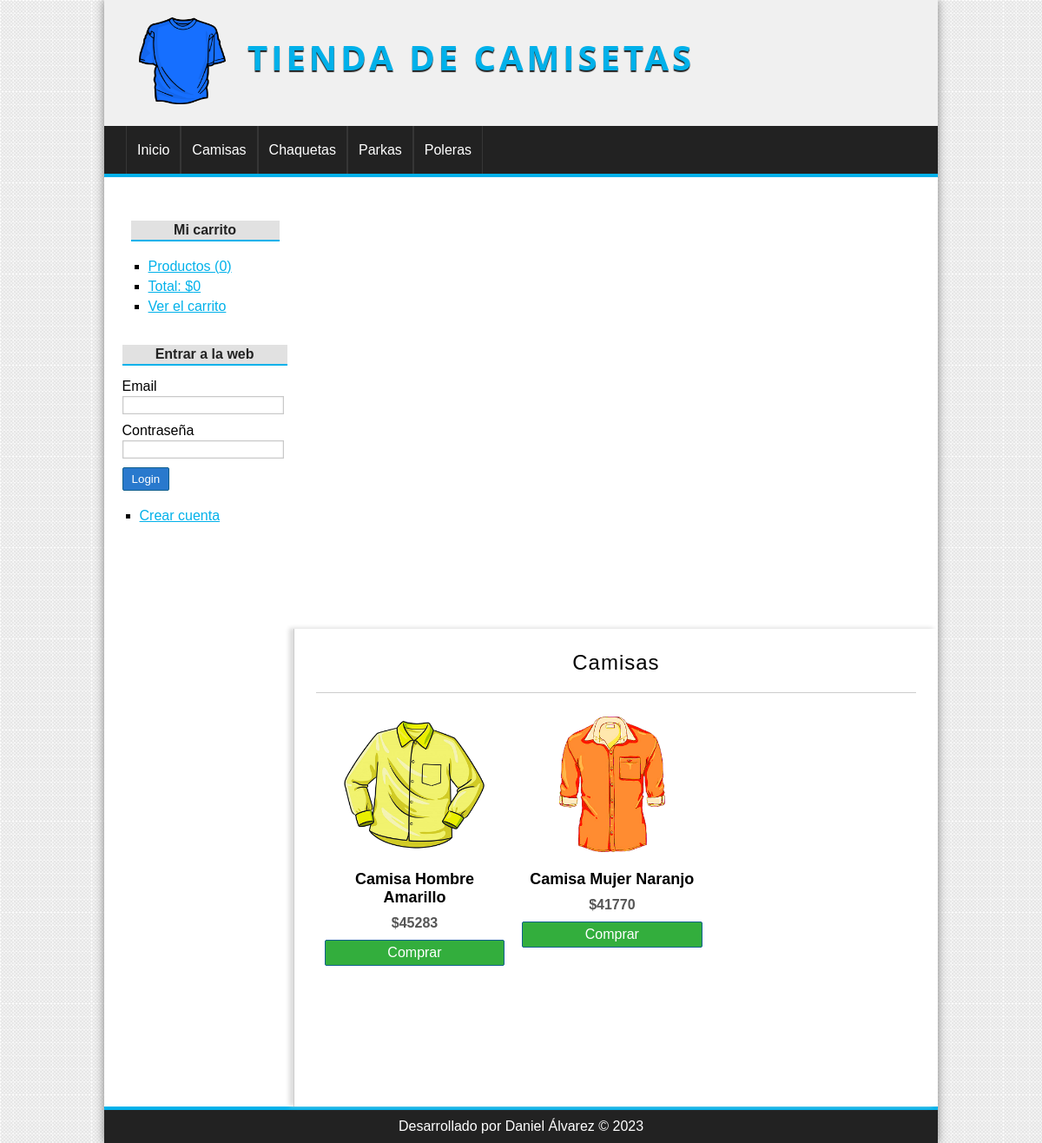
Page /Categoria/MostrarCategoria&id=3 on the committed database.
### tables this page shows
CREATE TABLE `categoria` (
  `id` int(11) NOT NULL,
  `nombre` varchar(45) DEFAULT NULL
);

CREATE TABLE `producto` (
  `id` int(11) NOT NULL,
  `nombre` varchar(45) DEFAULT NULL,
  `descripcion` text DEFAULT NULL,
  `precio` float DEFAULT NULL,
  `stock` int(11) DEFAULT NULL,
  `oferta` varchar(2) DEFAULT NULL,
  `fecha` date DEFAULT NULL,
  `imagen` varchar(45) DEFAULT NULL,
  `categoria_id` int(11) NOT NULL
);

### config/database.php (called while the page is built)
<?php
class Database {
	private static $servidor = "localhost";
	private static $usuario = "root";
	private static $clave = "root";
	private static $baseDeDatos = "dbtiendapolerasphp";
	private static $puerto = 3306;
	public static function conectar() {
		$db = new mysqli(DataBase::$servidor, DataBase::$usuario, DataBase::$clave, DataBase::$baseDeDatos, DataBase::$puerto);
		$db->query("SET NAMES 'utf8'");
		return $db;
	}
}
?>

### models/dao/CategoriaDAO.php (called while the page is built, shortened)
<?php
if (file_exists("config/database.php")) {
	require_once "config/database.php";
}
else {
	require_once "../config/database.php";
}
?>
<?php
class CategoriaDAO {
    public $db;
    public function __construct() {
        $this->db = Database::conectar();
    }
    public function getAll() {
        $query = $this->db->query("SELECT * FROM categoria");
        return $query;
    }
    public function find($id) {
    	$query = $this->db->query("SELECT * FROM categoria WHERE id = $id");
    	return $query;
    }
}
?>

### controllers/CategoriaControlador.php (called while the page is built, shortened)
<?php
class CategoriaControlador {
	public function renderizarVistaMostrarCategoria() {
		require_once 'models/dao/CategoriaDAO.php';
		require_once 'models/dao/ProductoDAO.php';
		if (isset($_GET["id"])) {
			$daoCategoria = new CategoriaDAO();
			$categoria = $daoCategoria->find($_GET["id"]);
			$daoProducto = new ProductoDAO();
			$productos = $daoProducto->findAllFK("nombre", "categoria_id", $_GET["id"]);
		}
		require_once 'views/mostrar_categoria.php';
	}
}
?>

### models/dao/ProductoDAO.php (called while the page is built, shortened)
<?php
if (file_exists("config/database.php")) {
	require_once "config/database.php";
}
else {
	require_once "../config/database.php";
}
?>
<?php
class ProductoDAO {
    public $db;
    public function __construct() {
        $this->db = Database::conectar();
    }
    public function findAllFK($columnaCategoria, $columna, $valor) {
    	$query = $this->db->query("SELECT p.*, c.nombre AS 'categoria_{$columnaCategoria}' FROM producto p INNER JOIN categoria c ON c.id = p.categoria_id WHERE p.{$columna} = {$valor}");
    	return $query;
    }
}
?>

### views/mostrar_categoria.php (the view)
<?php
$categoria = $categoria->fetch_object();
if (isset($categoria)):
?>
	<h1><?=$categoria->nombre?></h1>
	<?php
	if ($productos->num_rows == 0):
	?>
		<p>No hay productos para mostrar</p>
	<?php
	else:
		while ($producto = $productos->fetch_object()):
	?>
			<div class="producto">
				<a href="<?=BASE_URL?>Producto/MostrarProducto&id=<?=$producto->id?>">
					<img src="<?=BASE_URL?>uploads/images/<?=$producto->imagen?>"/>
					<h2><?=$producto->nombre?></h2>
				</a>
				<p>$<?=$producto->precio?></p>
				<a href="<?=BASE_URL?>controllers/CarritoControlador.php?opcion=1&id=<?=$producto->id?>" class="boton">Comprar</a>
			</div>
<?php
		endwhile;
	endif;
else:
?>
	<h1>La categoría no existe</h1>
<?php
endif;
?>

### views/includes/header.php
<?php require_once "models/dao/CategoriaDAO.php"; ?>
<?php
$daoCategoria = new CategoriaDAO();
$categorias = $daoCategoria->getAll();
?>
<header>
	<div id="logo">
		<img src="<?=BASE_URL?>assets/img/camiseta.png" alt="Logo"/> <a href="index.php">Tienda de camisetas</a>
	</div>
</header>
<nav>
	<ul>
		<li><a href="<?=BASE_URL?>">Inicio</a></li>
	<?php
	while ($categoria = $categorias->fetch_object()):
	?>
		<li><a href="<?=BASE_URL?>Categoria/MostrarCategoria&id=<?=$categoria->id?>"><?=$categoria->nombre?></a></li>
	<?php
	endwhile;
	?>
	</ul>
</nav>

### assets/css/styles.css (style rules this page uses)
* { padding: 0px; margin: 0px; font-family: sans-serif, Helvetica, Arial; }
body { background: url("../img/bg.png"); }
a { color: #01B1EA; }
input[type="button"], input[type="submit"], button, .boton { display: block; border-radius: 2px; width: auto; padding: 5px; padding-left: 10px; padding-right: 10px; color: white; background: #2979CD; border: 1px solid #11608E; cursor: pointer; }
label, input[type="button"], input[type="submit"], button, .boton { margin-top: 10px; }
.boton { background: #33AE3D; color: white !important; text-decoration: none; }
header { height: 145px; background: #F0F0F0; }
#logo { padding: 20px; margin-left: 20px; float: left; }
#logo img { width: 100px; height: 100px; float: left; }
#logo a { float: left; font-size: 40px; letter-spacing: 4px; font-family: "Open Sans", "Helvetica", "Arial"; text-transform: uppercase; color: #01B1EA; font-weight: bold; text-decoration: none; margin-top: 18px; margin-left: 25px; text-shadow: 0px 2px 1px #222222; transition: all 300ms; }
nav { background: #222; color: white; height: 55px; clear: both; border-bottom: 4px solid #01B1EA; }
nav ul { list-style: none; text-decoration: none; margin: 0px auto; margin-left: 25px; }
nav ul li { line-height: 55px; float: left; border-right: 1px solid #363636; }
nav ul li a { display: block; color: white; text-decoration: none; padding-left: 12px; padding-right: 12px; transition: all 300ms; }
nav ul li a:first-child { border-left: 1px solid #363636; }
#central h1 { font-size: 24px; font-weight: normal; letter-spacing: 1px; text-align: center; border-bottom: 1px solid #ccc; margin-bottom: 20px; padding: 20px; padding-top: 0px; }
.producto { width: 30%; float: left; margin-left: 10px; margin-right: 10px; margin-bottom: 25px; text-align: center; }
.producto a { color: black; text-decoration: none; }
.producto img { width: 170px; height: 170px; margin-bottom: 10px; }
.producto h2 { font-size: 18px; margin-bottom: 10px; }
.producto p { font-weight: bold; color: #555; margin-bottom: 10px; }

### rows in the picture
categoria: nombre "Camisas"
categoria: nombre "Chaquetas"
categoria: nombre "Parkas"
categoria: nombre "Poleras"
producto: imagen (picture), nombre "Camisa Hombre Amarillo", precio "45283"
producto: imagen (picture), nombre "Camisa Mujer Naranjo", precio "41770"

### other values in the picture
Helper::obtenerEstadisticasCarrito()["cantidad"] "0"
Helper::obtenerEstadisticasCarrito()["total"] "0"
